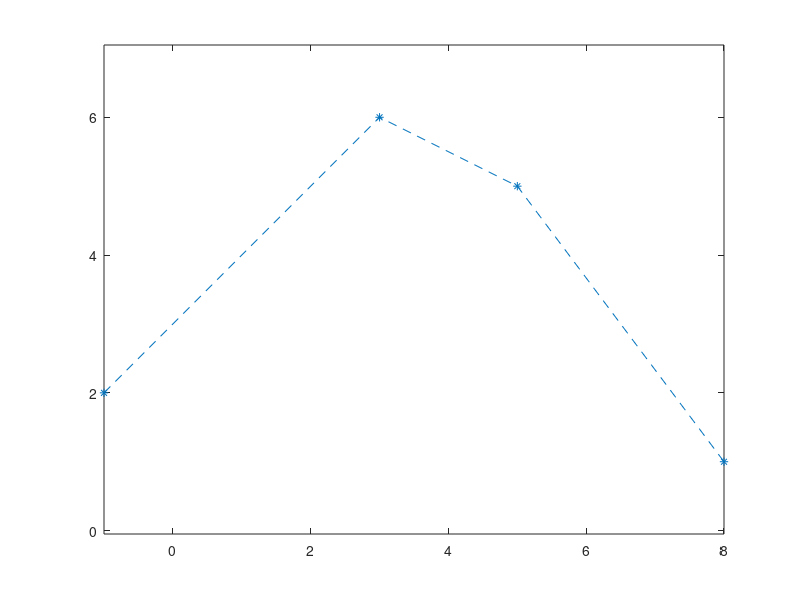

MATLAB code to generate this figure: (Note: this script raises an error after producing the figure.)
%Bezier-gorbe

clear
px = [-1 3 5 8];
py = [2 6 5 1];
plot(px, py, '*--')
axis equal
hold on
syms t 
cx(t) = 0*t;
cy(t) = 0*t;
n = 3
for i = 0 : n
    b(t) = nchoosek(n, i) * t^i * (1-t)^(n - i);
    cx(t) = cx(t) + px(i + 1) * b(t);
    cy(t) = cy(t) + py(i + 1) * b(t);
end
fplot(cx, cy, [0 1])

%Erintovektorok:

v = [n * (px(2) - px(1)), n * (py(2) - py(1))];
quiver(px(1), py(1), v(1), v(2))
w = [n * (px(4) - px(3)), n * (py(4) - py(3))];
quiver(px(4), py(4), w(1), w(2))
